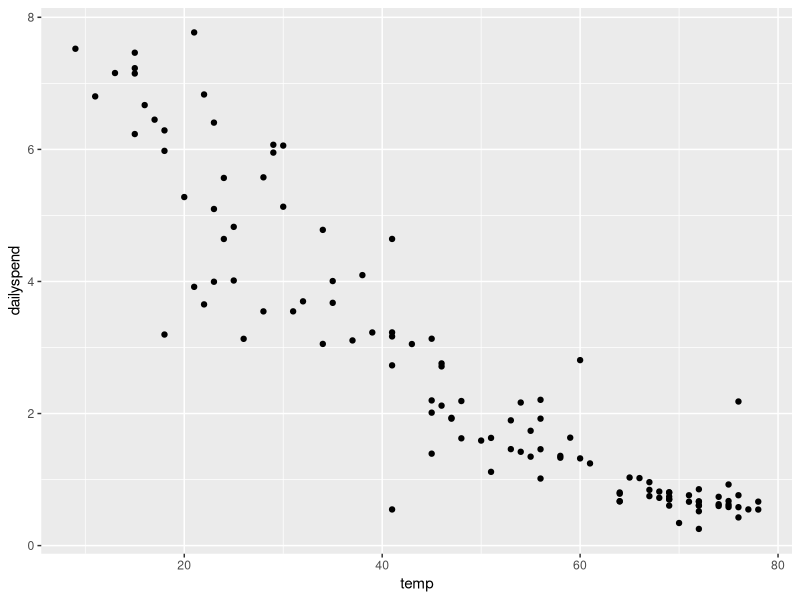
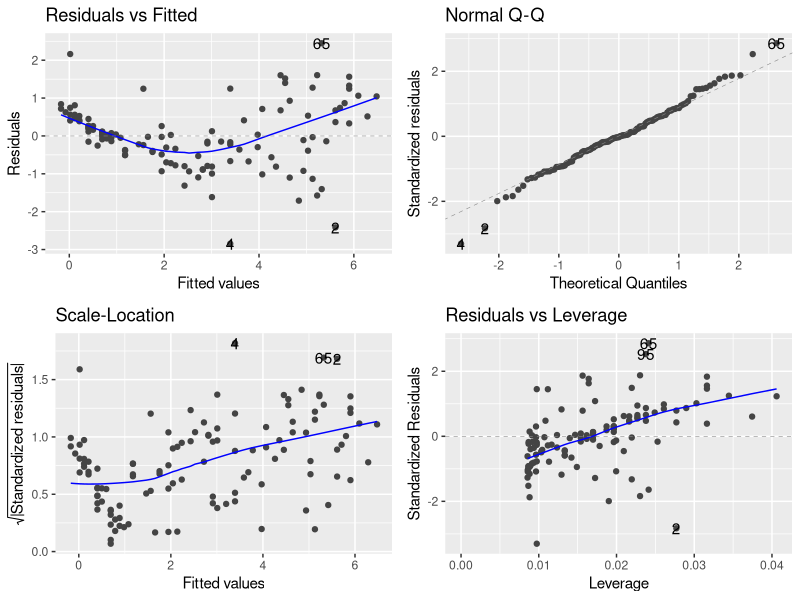
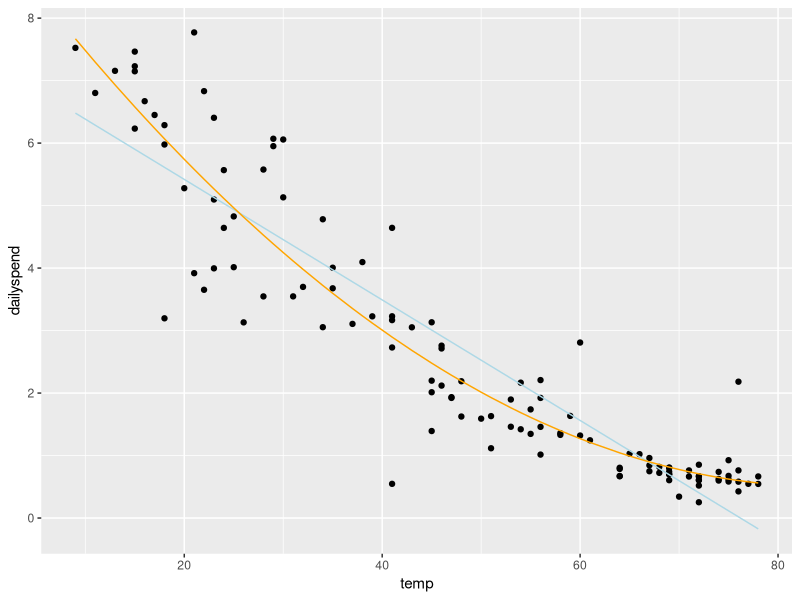
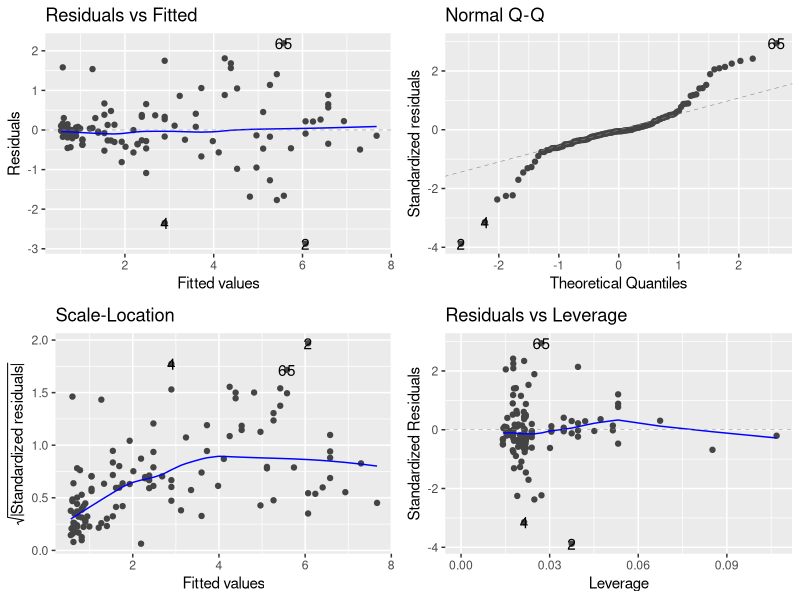
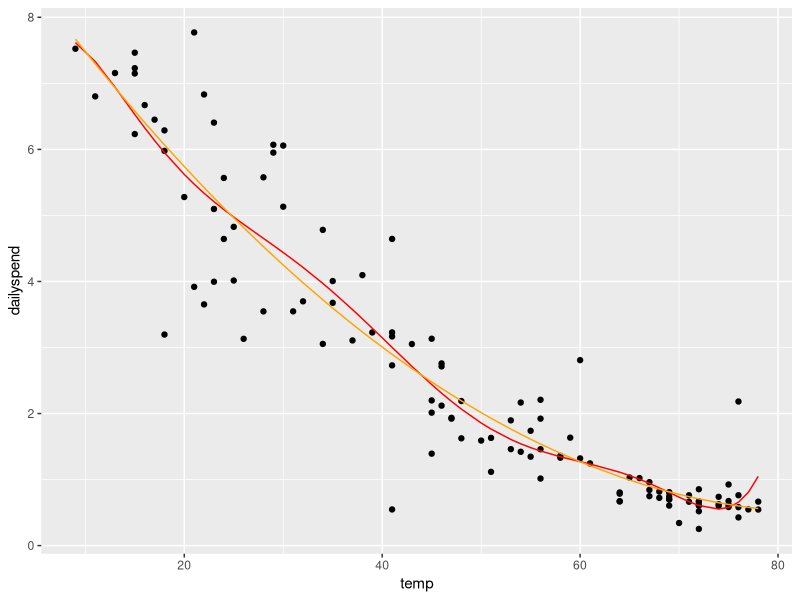
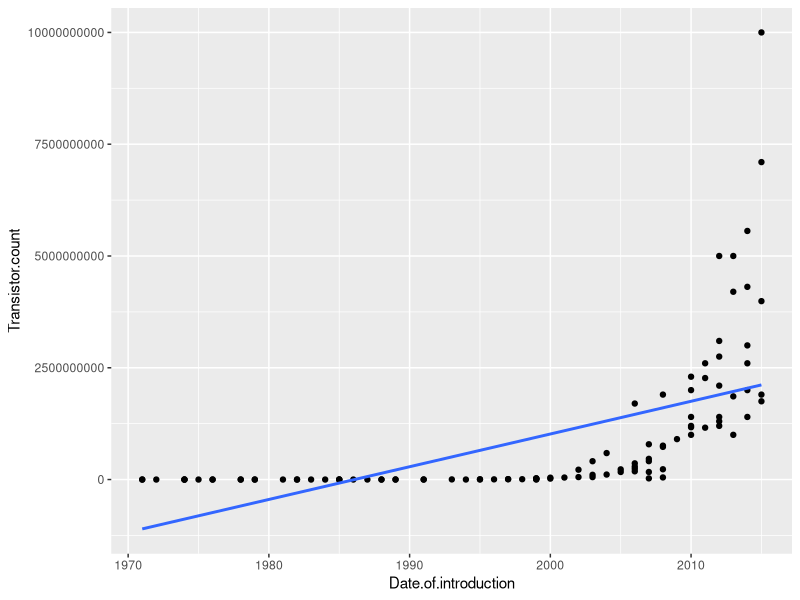
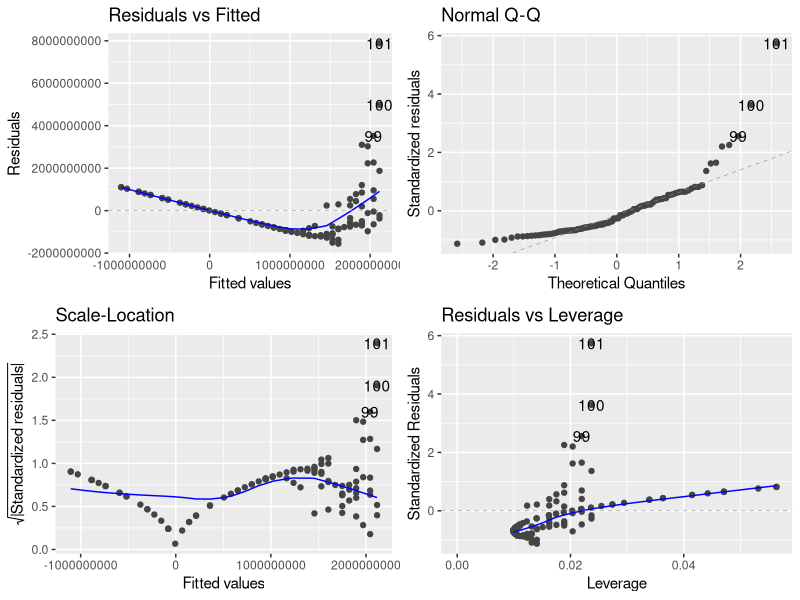
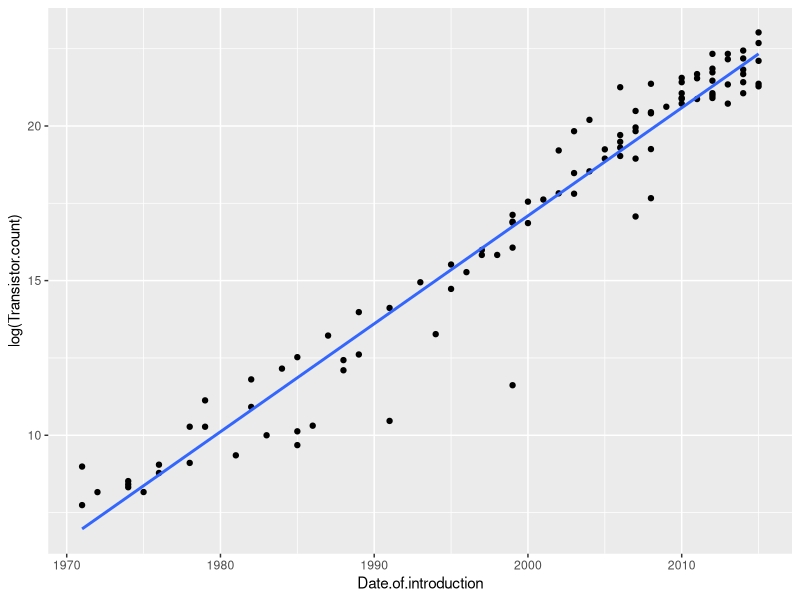

These figures' R source, in order:
## ---- chunk 1
# Include setup
library(tidyverse)
library(ggfortify)
library(knitr)

knitr::opts_chunk$set(
  echo = FALSE, fig.align = "center"
)

hook_output <- knit_hooks$get("output")
knit_hooks$set(output = function(x, options) {
  lines <- options$output.lines
  if (is.null(lines)) {
    return(hook_output(x, options))  # pass to default hook
  }
  x <- unlist(strsplit(x, "\n"))
  more <- "..."
  if (length(lines) == 1) {        # first n lines
    if (length(x) > lines) {
      # truncate the output, but add ....
      x <- c(head(x, lines), more)
    }
  } else {
    x <- c(more, x[lines], more)
  }
  # paste these lines together
  x <- paste(c(x, ""), collapse = "\n")
  hook_output(x, options)
})
## ---- chunk 2
utilities = read.csv("week_05_docs/utilities.csv")
options(scipen = 999)
## ---- chunk 3
#| eval: true
#| echo: true
#| output: true
library(tidyverse)
ggplot(utilities, aes(x = temp, y = dailyspend)) +
  geom_point()
## ---- chunk 4
#| eval: true
#| echo: true
#| output: true
lm1 <- lm(dailyspend ~ temp, data=utilities) 
summary(lm1)
## ---- chunk 5
#| eval: true
#| echo: true
#| output: true
library(ggfortify)
autoplot(lm1)
## ---- chunk 6
#| eval: true
#| echo: true
#| output: true
lm2 <- lm(dailyspend ~ temp + I(temp^2), data=utilities) 
summary(lm2)
## ---- chunk 7
#| eval: true
#| echo: true
#| output: true
confint(lm2)
## ---- chunk 8
#| eval: true
#| echo: true
#| output: true
ggplot(utilities, aes(x = temp, y = dailyspend)) +
  geom_point() + 
  geom_line(aes(x = temp, y = predict(lm1)), col = "lightblue") + 
  geom_line(aes(x = temp, y = predict(lm2)), col = "orange")
## ---- chunk 9
#| eval: true
#| echo: true
#| output: true
autoplot(lm2)
## ---- chunk 10
lm1 <- lm(dailyspend ~ temp, data=utilities) 
summary(lm1)

lm2 <- lm(dailyspend ~ poly(temp,2), data=utilities) 
summary(lm2)

lm3 <- lm(dailyspend ~ poly(temp,3), data=utilities) 
summary(lm3)

lm4 <- lm(dailyspend ~ poly(temp,4), data=utilities) 
summary(lm4)

lm5 <- lm(dailyspend ~ poly(temp,5), data=utilities) 
summary(lm5)

lm6 <- lm(dailyspend ~ poly(temp,6), data=utilities) 
summary(lm6)

lm7 <- lm(dailyspend ~ poly(temp,7), data=utilities) 
summary(lm7)
## ---- chunk 11
#| eval: true
#| echo: true
#| output: true
lm7 <- lm(dailyspend ~ temp + I(temp^2) + I(temp^3) + I(temp^4) +
I(temp^5) + I(temp^6) + I(temp^7), data=utilities) 
ggplot(utilities, aes(x = temp, y = dailyspend)) +
  geom_point() + 
  geom_line(aes(x = temp, y = predict(lm7)), col = "red") + 
  geom_line(aes(x = temp, y = predict(lm2)), col = "orange")
## ---- chunk 12
moores = read.csv("week_05_docs/moores-law.csv")
## ---- chunk 13
#| eval: true
#| echo: true
#| output: true
ggplot(moores, aes(x = Date.of.introduction, y = Transistor.count)) +
  geom_point() +
  geom_smooth(method = "lm", se = FALSE)
## ---- chunk 14
#| eval: true
#| echo: true
#| output: true
lm_moore = lm(Transistor.count ~ Date.of.introduction, data = moores)
autoplot(lm_moore)
## ---- chunk 15
#| eval: true
#| echo: true
#| output: true
ggplot(moores, aes(x = Date.of.introduction, y = log(Transistor.count))) +
  geom_point() +
  geom_smooth(method = "lm", se = FALSE)
## ---- chunk 16
#| eval: true
#| echo: true
#| output: true
options(scipen = 999)
lm_moore = lm(log(Transistor.count) ~ Date.of.introduction, data = moores)
summary(lm_moore)
## ---- chunk 17
#| eval: true
#| echo: true
#| output: true
autoplot(lm_moore)
## ---- chunk 18
#| eval: true
#| echo: true
#| output: true
ggplot(moores, aes(x = Date.of.introduction, y = Transistor.count)) +
  geom_point() +
  geom_line(aes(x = Date.of.introduction, y = exp(predict(lm_moore))), col = "orange") 
